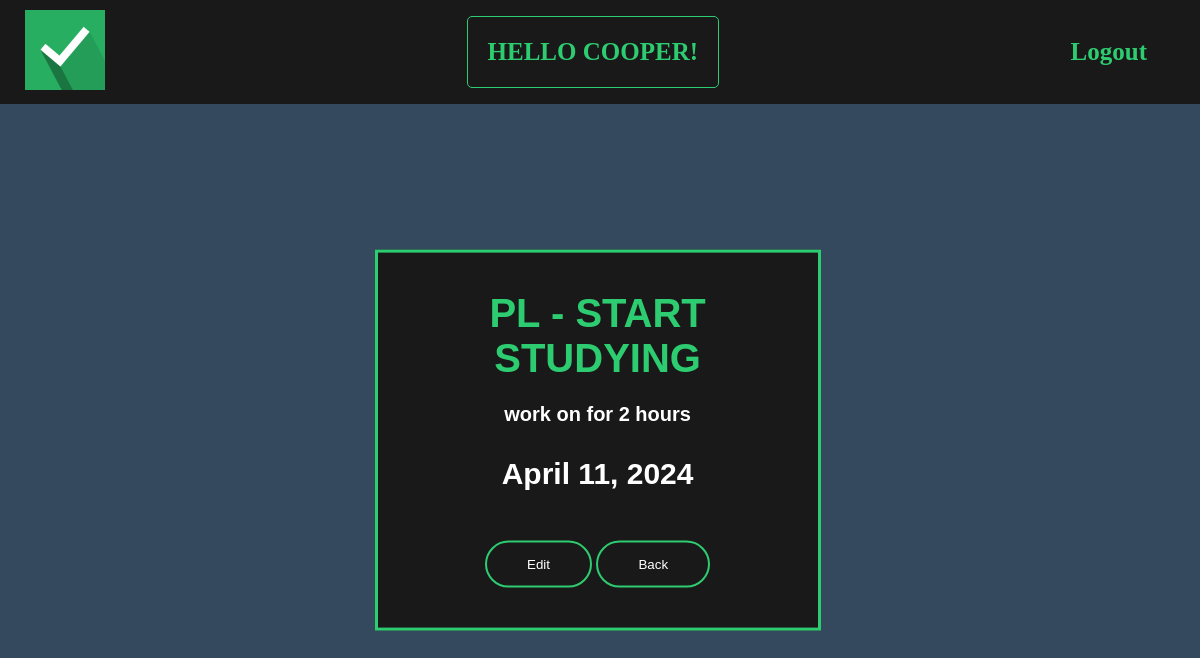
The app's page /task/45 (signed in) with its own data.
### todo/models.py (models this page shows, shortened)
class Task(models.Model):
    username = models.ForeignKey(User, on_delete=models.CASCADE, null=True, blank=True)
    title = models.CharField(max_length=100)
    desc = models.TextField(null=True, blank=True)
    due_date = models.DateField(auto_now_add=False, auto_now=False, blank=False)
    class Meta:
        ordering = ['due_date']

### todo/views.py (the view)
# urls.py: path('task/<int:pk>', detail, name='detail'),
@login_required
def detail(request, pk):
    task = Task.objects.get(pk=pk)
    context = {
        'task':task,
    }
    return render(request, 'todo/detail.html', context)

### todo/templates/todo/detail.html
{% extends 'todo/main.html' %}
{% block body %}
<div class="container">
    <div class="row">
        <h1>{{ task.title }}</h1>
        <h2>{{ task.desc }}</h2>
        <h3>{{ task.due_date }}</h3>
        <div>
            <a href="{% url 'todo:update-task' task.pk %}">
                <button>Edit</button>
            </a>
            <a href="{% url 'todo:task' %}">
                <button>Back</button>
            </a>
        </div>
    </div>
</div>
{% endblock %}

### todo/templates/todo/main.html (shortened to what this page needs)
{% load static %}
<!DOCTYPE html>
<html lang="en">
<head>
    <link rel="stylesheet" href="{% static 'todo/style.css' %}">
</head>
<body>
    <nav class="navbar">
        <div class="navdiv">
            <div class="logo">
                <a href="{% url 'todo:task' %}">
                    <img src="{% static 'todo/logo.png' %}">
                </a>
            </div>
            <div class="welcome">
                <h2>Hello {{ user.username }}!</h2>
            </div>
            <div class="logout">
                {% if user.is_authenticated %}
                <a href="{% url 'todo:logout' %}">Logout</a>
                {% endif %}
            </div>
        </div>
    </nav>
    <div class="box">
        {% block body %}
        {% endblock %}
    </div>
</body>
</html>

### todo/static/todo/style.css (style rules this page uses)
* { text-decoration: none; }
body { margin: 0; padding: 0; font-family: sans-serif; background: #34495e; }
.navbar { background: #191919; font-family: calibri; padding-right: 15px; padding-left: 15px; }
.navdiv { display: flex; align-items: center; justify-content: space-between; }
.logo a img { width: 80px; height: 80px; padding: 10px; }
.welcome { border: 1px solid #2ecc71; border-radius: 5px; align-content: center; }
.welcome h2 { color: #2ecc71; text-transform: uppercase; font-weight: 600; font-size: 25px; padding-left: 20px; padding-right: 20px; }
.logout a { color: #2ecc71; font-weight: 600; font-size: 25px; border-bottom: 2px solid transparent; padding-right: 38px; }
.box { width: 400px; padding-top: 10px; padding-right: 20px; padding-left: 20px; padding-bottom: 20px; position: absolute; top: 55%; left: 49.8%; transform: translate(-50%,-50%); border: 3px solid #2ecc71; background: #191919; text-align: center; word-wrap: break-word; }
.box h3 { color: #fff; font-weight: 300px; font-size: 30px; padding-left: 20px; padding-right: 20px; }
.row h1 { padding:1px; color: #2ecc71; margin-bottom: 20px; text-transform: uppercase; font-size: 40px; }
.row h2 { padding:1px; color: #fff; margin-bottom: 20px; font-size: 20px; }
.row button { border:0; background: none; display: inline-block; margin: 20px auto; text-align: center; border: 2px solid #2ecc71; padding: 14px 40px; outline: none; color: white; border-radius: 24px; transition: 0.25s; cursor: pointer; }

### records on screen
Task: title "PL - START STUDYING", desc "work on for 2 hours", due_date "April 11, 2024"

### other values on screen
{{ user.username }} "COOPER"
